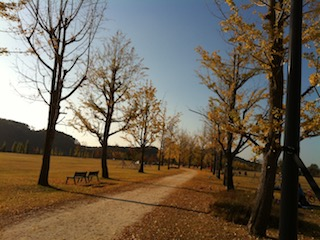
#> input picture sobel/autumn.jpg, 320 x 240 px
$ python sobel.py   (older library calls are emulated)
#> lines starting #> are read from the running program, lines starting #| are printed output that depends on the picture
import cv2
import numpy as np
from matplotlib import pyplot as plt

img = cv2.imread('autumn.jpg',0)
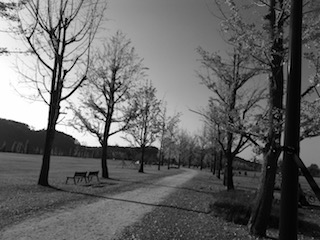
#> img: shape (240, 320); min 0, max 255, mean 100.9
laplacian = cv2.Laplacian(img,cv2.CV_64F)
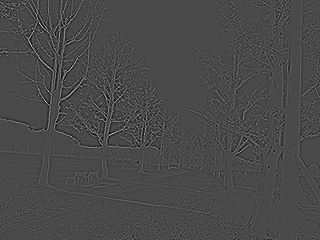
#> laplacian: shape (240, 320) float64; min -268, max 661, mean 0; drawn with min black and max white
sobelx = cv2.Sobel(img,cv2.CV_64F,1,0,ksize=5)
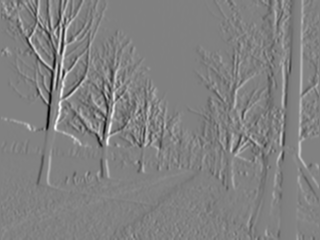
#> sobelx: shape (240, 320) float64; min -11820, max 11443, mean -30.6; drawn with min black and max white
sobely = cv2.Sobel(img,cv2.CV_64F,0,1,ksize=5)
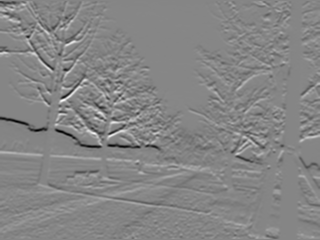
#> sobely: shape (240, 320) float64; min -10735, max 9745, mean -24.2; drawn with min black and max white

showimg=False

if showimg == True:
    plt.subplot(2,2,1),plt.imshow(img,cmap = 'gray')
    plt.title('Original'), plt.xticks([]), plt.yticks([])
    plt.subplot(2,2,2),plt.imshow(laplacian,cmap = 'gray')
    plt.title('Laplacian'), plt.xticks([]), plt.yticks([])
    plt.subplot(2,2,3),plt.imshow(sobelx,cmap = 'gray')
    plt.title('Sobel X'), plt.xticks([]), plt.yticks([])
    plt.subplot(2,2,4),plt.imshow(sobely,cmap = 'gray')
    plt.title('Sobel Y'), plt.xticks([]), plt.yticks([])
    plt.show()
#

fileout = 'autumn-sobelx.jpg'
cv2.imwrite (fileout, sobelx)
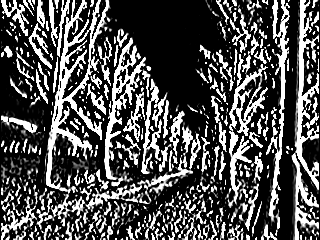
#> saved as autumn-sobelx.jpg: shape (240, 320); min 0, max 255, mean 80.1
print ('$ fileout = ', fileout)
#eof
